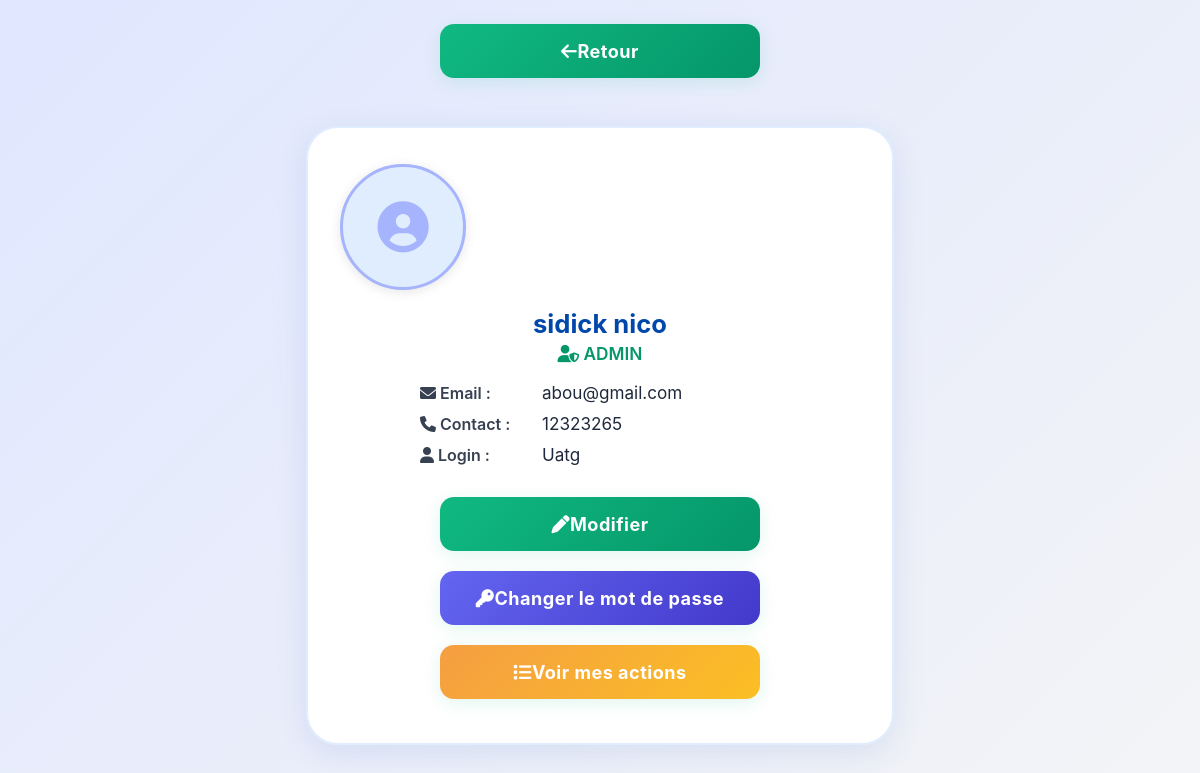
Before: /page/profil.php (signed in) with the older database file.
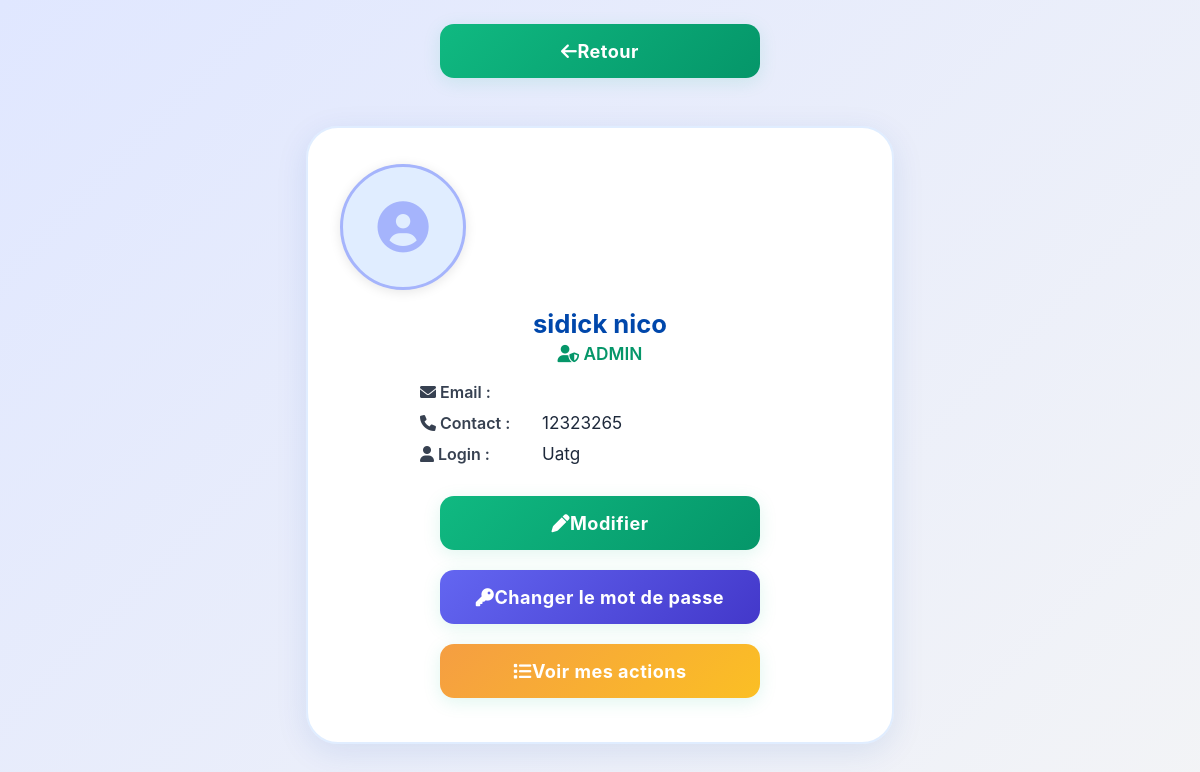
After: the same page with the newer database file.
### tables this page shows
CREATE TABLE IF NOT EXISTS `user` (
  `Id_user` int NOT NULL AUTO_INCREMENT,
  `Nom_user` varchar(30) DEFAULT NULL,
  `Prenom_user` varchar(50) DEFAULT NULL,
  `Email_user` varchar(15) NOT NULL,
  `Mdp_user` varchar(15) DEFAULT NULL,
  `Type_user` varchar(15) DEFAULT NULL,
  `Etat_user` int DEFAULT NULL,
  `Contact_user` varchar(15) DEFAULT NULL,
  `Login_user` varchar(15) NOT NULL,
  PRIMARY KEY (`Id_user`)
);

### page/profil.php (the view, shortened to what this page needs)
<?php
require_once("connexion.php");
$user = isset($_SESSION['user']) ? $_SESSION['user'] : null;
try {
    if (isset($user['id_user'])) {
        $stmt = $pdo->prepare("SELECT * FROM user WHERE id_user = ?");
        $stmt->execute([$user['id_user']]);
        $userDb = $stmt->fetch(PDO::FETCH_ASSOC);
        if ($userDb) $user = $userDb;
    } elseif (isset($user['Login_user'])) {
        $stmt = $pdo->prepare("SELECT * FROM user WHERE Login_user = ?");
        $stmt->execute([$user['Login_user']]);
        $userDb = $stmt->fetch(PDO::FETCH_ASSOC);
        if ($userDb) $user = $userDb;
    }
} catch (Exception $e) {}
?>
<!DOCTYPE html>
<html lang="fr">
<head>
    <link href="https://cdnjs.cloudflare.com/ajax/libs/font-awesome/6.0.0/css/all.min.css" rel="stylesheet">
</head>
<body>
    <div style="text-align:center;margin-top:24px;">
        <a href="acceuil.php" class="btn-retour"><i class="fas fa-arrow-left"></i> Retour</a>
    </div>
    <div class="profile-container">
        <?php if (!empty($user['photo'])): ?>
            <img src="<?php echo htmlspecialchars($user['photo']); ?>" alt="Avatar" class="profile-avatar" id="mainAvatar">
        <?php else: ?>
            <span class="profile-avatar" id="mainAvatar" style="display:flex;align-items:center;justify-content:center;font-size:3.2em;color:#a5b4fc;background:#e0edff;">
                <i class="fas fa-user-circle"></i>
            </span>
        <?php endif; ?>
        <div class="profile-name"><?php echo htmlspecialchars($user['Nom_user'] . ' ' . $user['Prenom_user']); ?></div>
        <div class="profile-type"><i class="fas fa-user-shield"></i> <?php echo htmlspecialchars($user['Type_user']); ?></div>
        <div class="profile-info">
            <div class="profile-info-row">
                <span class="profile-info-label"><i class="fas fa-envelope"></i> Email :</span>
                <span class="profile-info-value"><?php echo htmlspecialchars($user['Email_user']); ?></span>
            </div>
            <div class="profile-info-row">
                <span class="profile-info-label"><i class="fas fa-phone"></i> Contact :</span>
                <span class="profile-info-value"><?php echo htmlspecialchars($user['Contact_user']); ?></span>
            </div>
            <div class="profile-info-row">
                <span class="profile-info-label"><i class="fas fa-user"></i> Login :</span>
                <span class="profile-info-value"><?php echo htmlspecialchars($user['Login_user']); ?></span>
            </div>
        </div>
        <div class="profile-actions">
            <a href="modif_utilisateur.php?
                <?php if (!empty($user['id_user'])) {
                    echo 'id=' . urlencode($user['id_user']);
                } elseif (!empty($user['Login_user'])) {
                    echo 'login=' . urlencode($user['Login_user']);
                } else {
                    echo 'profil=1';
                } ?>"
                class="btn-modifier"><i class="fas fa-pen"></i> Modifier</a>
            <a href="#" class="btn-action" style="background:linear-gradient(135deg,#6366f1 0%,#4338ca 100%);margin-top:8px;"><i class="fas fa-key"></i> Changer le mot de passe</a>
            <a href="#" class="btn-action" style="background:linear-gradient(135deg,#f59e42 0%,#fbbf24 100%);margin-top:8px;"><i class="fas fa-list"></i> Voir mes actions</a>
        </div>
    </div>
</body>
</html>

Changed rows visible on the page:
changed user "sidick nico": Email_user "abou@gmail.com" → (not shown)
